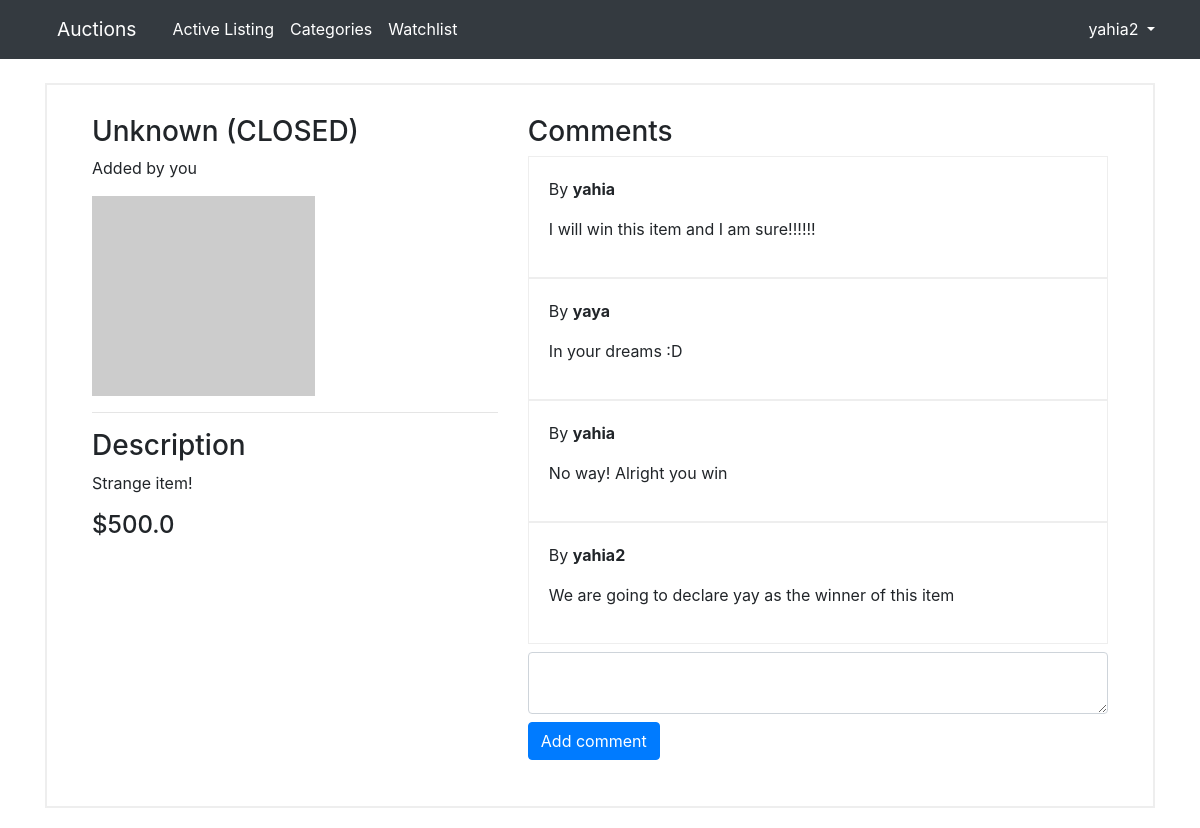
Page /listing/7 (signed in) on the committed database.
### auctions/models.py (models this page shows, shortened)
class User(AbstractUser):
    pass

class Listing(models.Model):
    title = models.CharField(max_length=50)
    description = models.TextField()
    start_bid = models.FloatField()
    current_bid = models.FloatField()
    date = models.DateTimeField(default=timezone.now)
    image_URL = models.URLField(blank=True, default="")
    user = models.ForeignKey(User, related_name="listings", on_delete=models.CASCADE)
    category = models.CharField(max_length=50)
    is_active = models.BooleanField(default=True)
    winner = models.ForeignKey(User, related_name="win_listings", on_delete=models.CASCADE, blank=True, null=True)

class Comment(models.Model):
    content = models.TextField()
    listing = models.ForeignKey(Listing, related_name="comments", on_delete=models.CASCADE)
    user = models.ForeignKey(User, on_delete=models.CASCADE)
    date = models.DateTimeField(default=timezone.now)

### auctions/views.py (the view)
# urls.py: path("listing/<int:id>", views.listing_page, name="listing-page"),
@login_required
def listing_page(request, id):
    listing = Listing.objects.filter(id=id).first()
    if not listing:
        messages.error(request, "This item does not exist")
        return redirect("index")
    listing_bids = Bid.objects.filter(listing=listing)
    is_highest_bid = False
    if listing_bids.count() > 0:
        highest_bid = listing_bids.order_by("-date")[0]
        is_highest_bid = highest_bid.user.username == request.user.username
    user_watchlist = [item.listing for item in request.user.watchlist.all()]
    is_watched = listing in user_watchlist
    context = {
        "listing": listing,
        "is_watched": is_watched,
        "bids_number": listing_bids.count(),
        "is_highest_bid": is_highest_bid
    }
    return render(request, "auctions/listing-page.html", context)

### auctions/templates/auctions/listing-page.html (shortened to what this page needs)
{% extends "auctions/layout.html" %}
{% block body %}
    <div class="main-content row">
        <div class="col-md-5">
            {% if listing.is_active %}
                <h3> {{ listing.title }} </h3>
            {% else %}
                <h3> {{ listing.title }} (CLOSED) </h3>
            {% endif %}
            {% if user.username == listing.user.username %}
                <p> Added by you </p>
            {% else %}
                <p> Added by {{ listing.user.username }} </p>
            {% endif %}
            <div class="listing-image">
                <img src="{{listing.image_URL}}" alt="img">
            </div>
            <hr>
            <h3> Description </h3>
            <p class="listing-description">{{ listing.description }}</p>
            <h4 class="listing-price"> ${{ listing.current_bid }} </h4>
        </div>
        <div class="col-md-7">
            <div class="comments mb-2">
                <h3> Comments </h3>
                {% for comment in listing.comments.all %}
                    <div class="listing-comments">
                        <p> By <strong> {{comment.user.username}} </strong> </p>
                        <p> {{comment.content}} </p>
                    </div>
                {% endfor %}
            </div>
            <form action="{% url 'add-comment' %}" method="POST">
                <div class="form-group">
                    <textarea type="text" name="comment-content" class="form-control bid-value mb-2" required></textarea>
                    <input type="submit" value="Add comment" class="btn btn-primary">
                </div>
            </form>
        </div>
    </div>
{% endblock %}

### auctions/templates/auctions/layout.html (shortened to what this page needs)
{% load static %}
<!DOCTYPE html>
<html lang="en">
<head>
    <link rel="stylesheet" href="https://stackpath.bootstrapcdn.com/bootstrap/4.4.1/css/bootstrap.min.css"
>
    <link href="{% static 'auctions/styles.css' %}" rel="stylesheet">
</head>
<body>
    <nav class="navbar navbar-expand-lg bg-dark">
        <div class="container">
            <a class="navbar-brand" href="{% url 'index' %}">Auctions</a>
            <div class="collapse navbar-collapse" id="navbarSupportedContent">
                <ul class="navbar-nav mr-auto">
                    <li class="nav-item active">
                        <a class="nav-link" href="{% url 'index' %}">Active Listing</a>
                    </li>
                    <li class="nav-item">
                        <a class="nav-link" href="{% url 'category-page' %}">Categories</a>
                    </li>
                    {% if user.is_authenticated %}
                        <li class="nav-item">
                            <a class="nav-link" href="{% url 'watchlist-page' %}">Watchlist</a>
                        </li>
                    {% endif %}
                </ul>
                <ul class="navbar-nav">
                    <li class="nav-item dropdown">
                        {% if user.is_authenticated %}
                            <a href="#" class="dropdown-toggle" data-toggle="dropdown" role="button" aria-haspopup="true" aria-expanded="false">{{ user.username }} </a>
                        {% endif %}
                    </li>
                </ul>
            </div>
        </div>
    </nav>
    <main class="mt-4">
        <div class="container">
            {% block body %}{% endblock %}
          </div>
    </main>
</body>
</html>

### auctions/static/auctions/styles.css (style rules this page uses)
.navbar { border-radius: 0; margin-bottom: 0; padding: 0; }
.nav > li > a, .navbar-brand { padding: 15px 12px; }
.navbar-brand { font-size: 1.2em; color: #ffff; }
.navbar .nav-link { color: #ffff; }
.navbar .dropdown-toggle { text-decoration: none; color: #ffff; }
.form-control { position: relative; }
.row { margin: 0; }
.main-content { border: 2px solid #eee; padding: 30px; margin-bottom: 20px; }
.listing-image img { max-width: 100%; }
.listing-comments { border: 1px solid #eee; padding: 20px; }

### rows in the picture
User: username "yahia2"
Listing: title "Unknown", description "Strange item!", current_bid "500.0"
Comment: user.username "yahia", content "I will win this item and I am sure!!!!!!"
Comment: user.username "yaya", content "In your dreams :D"
Comment: user.username "yahia", content "No way! Alright you win"
Comment: user.username "yahia2", content "We are going to declare yay as the winner of this item"
